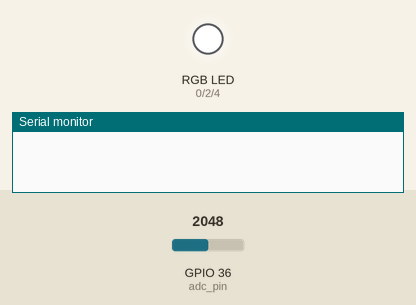
This sketch was run on a simulated ESP32. Shown: an RGB LED mixed from three pins (HIGH = lit), the last lines printed to the serial monitor. The inputs (shaded band) are chosen by the test bench; at power-on: GPIO 36 (adc_pin) = 2048.

Above: at 0.1 s.
At 10.0 s:
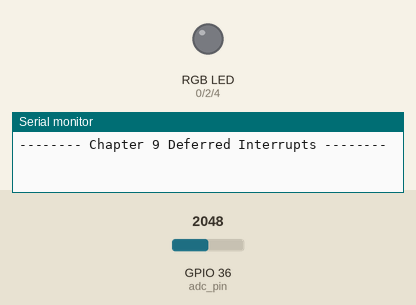
Timing chart, 0 to 11.5 s (numbered marks = the images above):
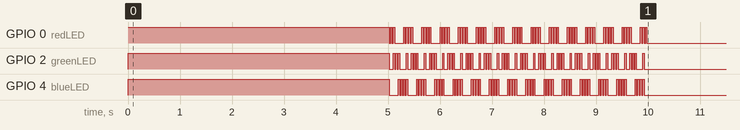

The sketch:

Chapter9_deferredInterrupt.ino
```cpp
// Limit to only 1 of the 2 cores to ease the learning of FreeRTOS
#if CONFIG_FREERTOS_UNICORE
static const BaseType_t app_cpu = 0;
#else
static const BaseType_t app_cpu = 1;
#endif

// This file-specific
static const char thisChapterDescription[20] = "Deferred Interrupts";

// Settings
static const uint32_t timer_frequency = 10000000; // 10MHz Timer
static const uint64_t timer_interval = 10000000; // Count to 10,000,000 (1s)
static const TickType_t startup_delay = 5000;

// Pins
static const int redLED = 0;
static const int greenLED = 2;
static const int blueLED = 4;
static const int adc_pin = A0;

// Globals
static hw_timer_t *timer = NULL;
static volatile uint16_t val;
static SemaphoreHandle_t bin_sem = NULL;

/******************************************************************************/
// Interrupt Service Routines
void IRAM_ATTR onTimer() {

  BaseType_t task_woken = pdFALSE;

  // Perform ISR action
  val = analogRead(adc_pin);

  // Give the semaphore and tell the OS that this will wake up a task
  xSemaphoreGiveFromISR(bin_sem, &task_woken);

  // Vanilla FreeRTOS yield to the task
  //portYIELD_FROM_ISR(task_woken);

  // Espressif yield to the task
  if(task_woken) {
    portYIELD_FROM_ISR();
  }
}

/******************************************************************************/
// Tasks
void rgbLEDDrive(int value, int ledDelay, bool symmetricDelay = true) {
  /*
    Drive the RGB LED in a gradient based on the input value
  */

  if(value%7 == 0) {
    // All On - white
    digitalWrite(redLED, HIGH);
    digitalWrite(greenLED, HIGH);
    digitalWrite(blueLED, HIGH);
    vTaskDelay(ledDelay / portTICK_PERIOD_MS);
  } else if(value%7 == 1) {
    // Red
    digitalWrite(redLED, HIGH);
    vTaskDelay(ledDelay / portTICK_PERIOD_MS);
  } else if(value%7 == 2) {
    // Red + Green = Yellow
    digitalWrite(redLED, HIGH);
    digitalWrite(greenLED, HIGH);
    vTaskDelay(ledDelay / portTICK_PERIOD_MS);
  } else if(value%7 == 3) {
    // Green
    digitalWrite(greenLED, HIGH);
    vTaskDelay(ledDelay / portTICK_PERIOD_MS);
  } else if(value%7 == 4) {
    // Green + Blue = Cyan
    digitalWrite(greenLED, HIGH);
    digitalWrite(blueLED, HIGH);
    vTaskDelay(ledDelay / portTICK_PERIOD_MS);
  } else if(value%7 == 5) {
    // Blue
    digitalWrite(blueLED, HIGH);
    vTaskDelay(ledDelay / portTICK_PERIOD_MS);
  } else if(value%7 == 6) {
    // Blue + Red = Magenta
    digitalWrite(blueLED, HIGH);
    digitalWrite(redLED, HIGH);
    vTaskDelay(ledDelay / portTICK_PERIOD_MS);
  }

  // Turn all LEDs off
  digitalWrite(redLED, LOW);
  digitalWrite(greenLED, LOW);
  digitalWrite(blueLED, LOW);
  if(symmetricDelay) {
    vTaskDelay(ledDelay / portTICK_PERIOD_MS);
  }
}

void startupSequence() {
  /*
    Perform the standard startup procedure
  */

  // Configure the Serial Terminal
  Serial.begin(250000);

  // Configure the LED pins
  pinMode(redLED, OUTPUT);
  pinMode(greenLED, OUTPUT);
  pinMode(blueLED, OUTPUT);

  rgbLEDDrive(0, startup_delay, false);

  Serial.println();
  Serial.print("-------- Chapter 9 ");
  Serial.print(thisChapterDescription);
  Serial.println(" --------");

  // Toggle delay is only 25ms, giving a fun rainbow effect for 2.5 seconds...
  for(int thisFlash=0; thisFlash<100; thisFlash++) {
    rgbLEDDrive(thisFlash, 25);
  }
}

void printValue(void *parameters) {
  /*
    Waits for value to be available, then prints it
  */
  while(1) {
    xSemaphoreTake(bin_sem, portMAX_DELAY);
    Serial.println(val);
  }
}

/******************************************************************************/
// Main Execution Point
void setup() {
  // Run the startup procedure
  startupSequence();

  // Create the binary semaphore
  bin_sem = xSemaphoreCreateBinary();

  if(bin_sem == NULL) {
    Serial.println("Semaphore failed to be created, rebooting...");
    ESP.restart();
  }

  // Start the printing task
  xTaskCreatePinnedToCore(
    printValue,
    "Print Value task",
    1024,
    NULL,
    2,
    NULL,
    app_cpu
  );

  // Start the ISR timer...
  timer = timerBegin(timer_frequency);
  timerAttachInterrupt(timer, &onTimer);
  timerAlarm(timer, timer_interval, true, 0);
}

void loop() {
}
```
